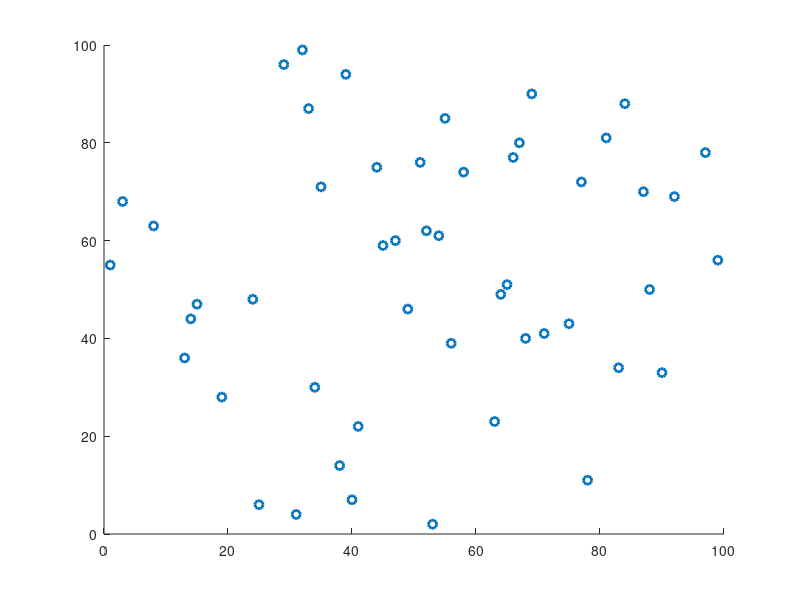
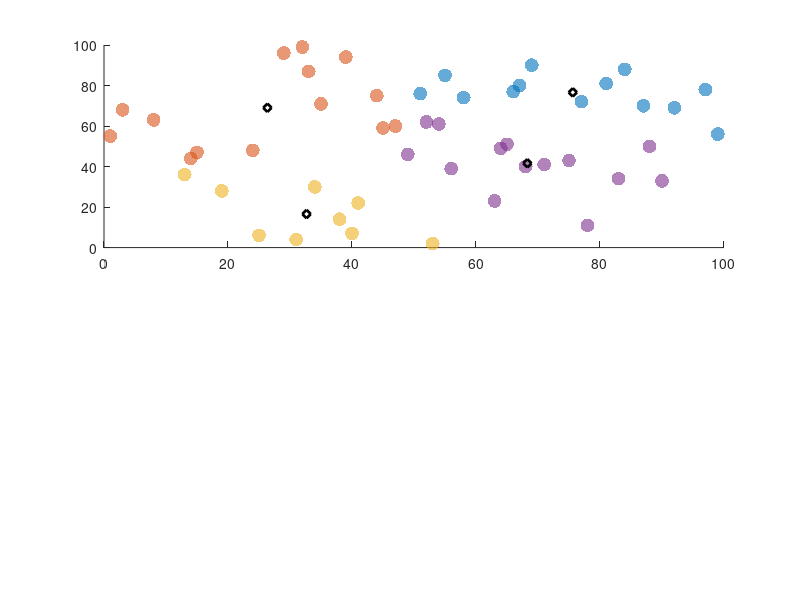
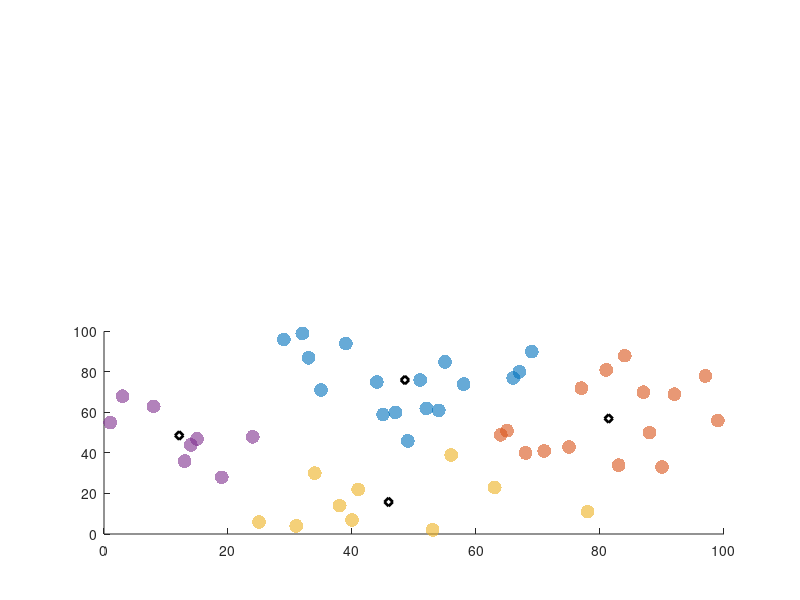
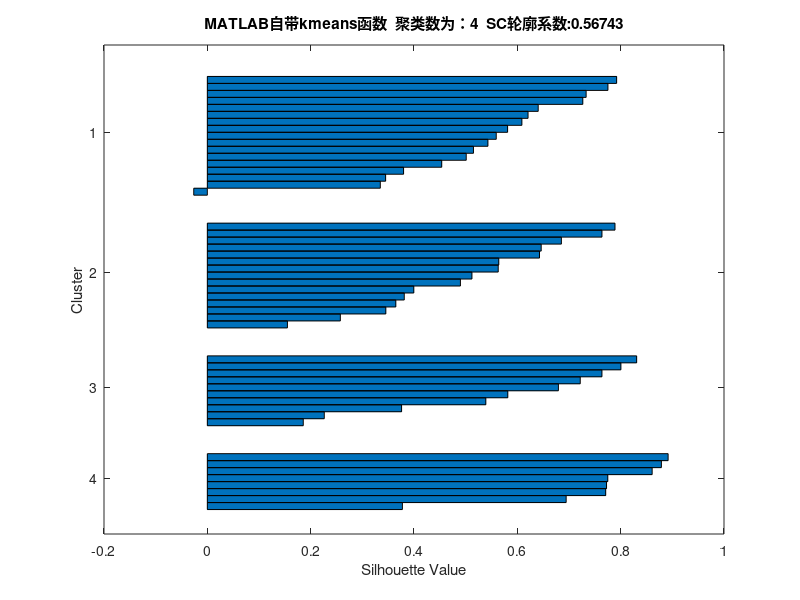

Here is the MATLAB script that generated these plots, in order:
clc;clear;close all;
data(:,1)=[90,35,52,83,64,24,49,92,99,45,19,38,1,71,56,97,63,...
    32,3,34,33,55,75,84,53,15,88,66,41,51,39,78,67,65,25,40,77,...
    13,69,29,14,54,87,47,44,58,8,68,81,31];
data(:,2)=[33,71,62,34,49,48,46,69,56,59,28,14,55,41,39,...
    78,23,99,68,30,87,85,43,88,2,47,50,77,22,76,94,11,80,...
    51,6,7,72,36,90,96,44,61,70,60,75,74,63,40,81,4];
figure(1)
scatter(data(:,1),data(:,2),'LineWidth',2)
%% 原理推导K均值
[m,n]=size(data);
cluster_num=4;
cluster=data(randperm(m,cluster_num),:);
epoch_max=1000;%最大次数
therad_lim=0.001;%中心变化阈值
epoch_num=0;
while(epoch_num<epoch_max)
    epoch_num=epoch_num+1;
    for i=1:cluster_num
    distance=(data-repmat(cluster(i,:),m,1)).^2;
    distance1(:,i)=sqrt(sum(distance'));
    end
    [~,index_cluster]=min(distance1');
    for j=1:cluster_num
    cluster_new(j,:)=mean(data(find(index_cluster==j),:));
    end
    if (sqrt(sum((cluster_new-cluster).^2))>therad_lim)
        cluster=cluster_new;
    else
        break;
    end
end
%% 画出聚类效果
figure(2)
subplot(2,1,1)
a=unique(index_cluster); %找出分类出的个数
C=cell(1,length(a));
for i=1:length(a)
   C(1,i)={find(index_cluster==a(i))};
end
for j=1:cluster_num
    data_get=data(C{1,j},:);
    scatter(data_get(:,1),data_get(:,2),100,'filled','MarkerFaceAlpha',.6,'MarkerEdgeAlpha',.9);
    hold on
end
plot(cluster(:,1),cluster(:,2),'kd','LineWidth',2);
hold on
sc_t=mean(silhouette(data,index_cluster'));
title_str=['原理推导K均值聚类','  聚类数为：',num2str(cluster_num),'  SC轮廓系数:',num2str(sc_t)];
title(title_str)
%% MATLAB自带kmeans函数
subplot(2,1,2)
[index_km,center_km]=kmeans(data,cluster_num) ;%MATLAB自带kmeans函数
a=unique(index_km); %找出分类出的个数
C=cell(1,length(a));
for i=1:length(a)
   C(1,i)={find(index_km==a(i))};
end
for j=1:cluster_num
    data_get=data(C{1,j},:);
    scatter(data_get(:,1),data_get(:,2),100,'filled','MarkerFaceAlpha',.6,'MarkerEdgeAlpha',.9);
    hold on
end
plot(center_km(:,1),center_km(:,2),'kd','LineWidth',2);
hold on
sc_k=mean(silhouette(data,index_km));
title_str1=['MATLAB自带kmeans函数','  聚类数为：',num2str(cluster_num),'  SC轮廓系数:',num2str(sc_k)];
title(title_str1)
